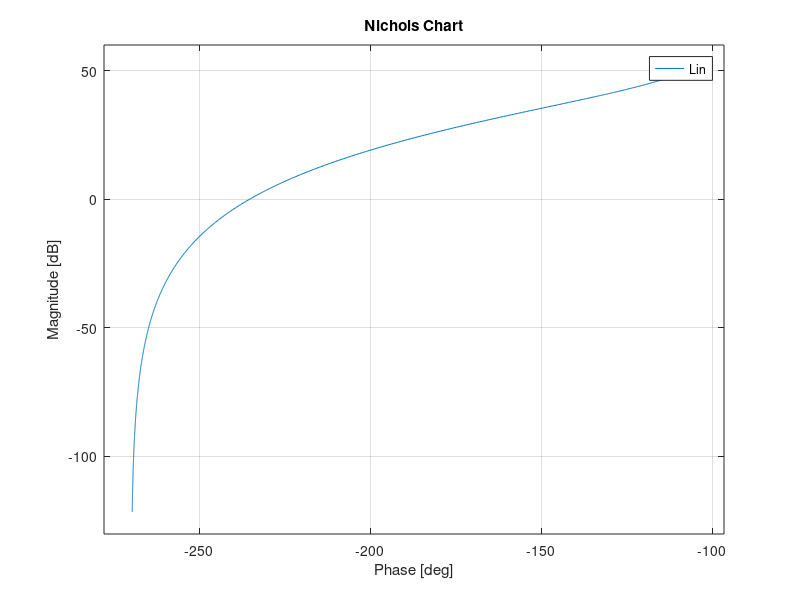

MATLAB code to generate this figure: (Note: this script raises an error after producing the figure.)
s=tf('s');
Gp=375200/(s^3+575*s^2+70000*s);
pole(Gp);
Kp=375200/70000;
Gs=3;
Ga=6650;
Gd=1;
Gr=1;
Da0=1.5*10^-2;
as=3*10^-1;

wsm=5000;
Kd=3;
R0=1;

Gf=1/(Kd*Gs);

MTHF=10^-2*Gs/as;
MTHFdb=20*log10(MTHF);

wh=wsm*10^(MTHFdb/40);

ts5=0.00648;
alpha=0.05;

smor=sqrt(log(0.11)^2/(pi^2+log(0.11)^2));
Tp=1/(2*smor*sqrt(1-smor^2));
Tpdb=20*log10(Tp);
Sp=2*smor*sqrt(2+4*smor^2+2*sqrt(1+8*smor^2))/(sqrt(1+8*smor^2)+4*smor^2-1);
Spdb=20*log10(Sp);
wcMIN2=-log(alpha)*sqrt(sqrt(1+4*smor^4)-2*smor^2)/smor/ts5;

Kc=1;
Gc=Kc;

Lin=minreal(zpk(Gc*Ga*Gp*Gs*Gf));

figure(1)
nichols(Lin)
hold on

figure(1)
myngridst(Tp,Sp)
hold on


wcdes=600;

wnorm1=4;
md1=16;
zd1=wcdes/wnorm1;

Rd1=(1+s/zd1)/(1+s/(md1*zd1));

Gc=Gc*Rd1;
Lin=minreal(zpk(Gc*Ga*Gp*Gs*Gf));


figure(1)
nichols(Lin)
hold on


wnorm2=1.2;
md2=16;
zd2=wcdes/wnorm2;

Rd2=(1+s/zd2)/(1+s/(md2*zd2));

Gc=Gc*Rd2;
Lin=minreal(zpk(Gc*Ga*Gp*Gs*Gf));


figure(1)
nichols(Lin)
hold on

Kc=10^(-25.66/20);

Gc=Gc*Kc;


Lfin=minreal(zpk(Gc*Ga*Gp*Gs*Gf));


figure(1)
nichols(Lfin)
hold on

T=Lfin/(1+Lfin);
time=[0:0.01/100:0.01];
figure(2)
step(T/(Gf*Gs), time)
hold on

[mgt,pht]=bode(T,5000);

20*log10(mgt)